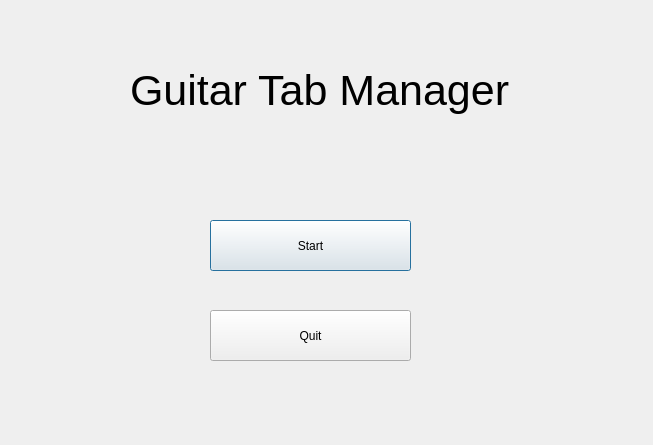
<?xml version="1.0" encoding="UTF-8"?>
<ui version="4.0">
 <class>WelcomeDialog</class>
 <widget class="QDialog" name="WelcomeDialog">
  <property name="geometry">
   <rect>
    <x>0</x>
    <y>0</y>
    <width>653</width>
    <height>445</height>
   </rect>
  </property>
  <property name="windowTitle">
   <string>Home Page</string>
  </property>
  <property name="autoFillBackground">
   <bool>false</bool>
  </property>
  <widget class="QLabel" name="label">
   <property name="geometry">
    <rect>
     <x>130</x>
     <y>40</y>
     <width>421</width>
     <height>101</height>
    </rect>
   </property>
   <property name="font">
    <font>
     <pointsize>32</pointsize>
    </font>
   </property>
   <property name="text">
    <string>Guitar Tab Manager</string>
   </property>
  </widget>
  <widget class="QPushButton" name="startButton">
   <property name="geometry">
    <rect>
     <x>210</x>
     <y>220</y>
     <width>201</width>
     <height>51</height>
    </rect>
   </property>
   <property name="text">
    <string>Start</string>
   </property>
  </widget>
  <widget class="QPushButton" name="quitButton">
   <property name="geometry">
    <rect>
     <x>210</x>
     <y>310</y>
     <width>201</width>
     <height>51</height>
    </rect>
   </property>
   <property name="text">
    <string>Quit</string>
   </property>
  </widget>
 </widget>
 <resources/>
 <connections/>
</ui>
